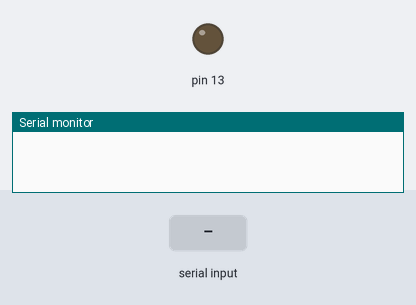
Bench run of a sketch on a simulated Arduino Uno, built with avr-gcc and run on an emulated ATmega328P. Shown: output pins drawn as LEDs (lit = HIGH), the last lines printed to the serial monitor. Inputs (shaded band) come from the test bench.

Above: at 1.2 s.
1.3 s: "90,45\n" received over Serial
At 2.3 s:
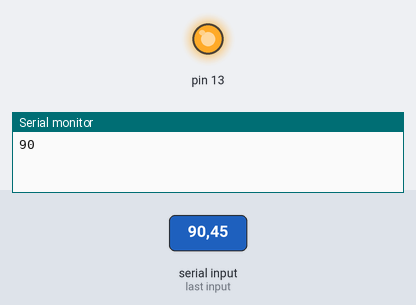
Timing chart, 0 to 4.3 s (numbered marks = the images above; inputs shaded):
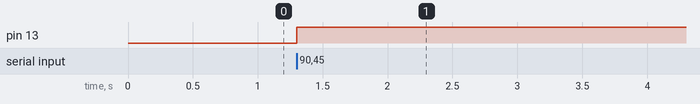

Measured:
- after the input at 1.3 s, pin 13: LOW → HIGH at once

The sketch:

test.ino
```cpp
String data="";
int state=0;
void setup() {
	pinMode(13, OUTPUT);
	Serial.begin(115200);
}
void loop() {
	if(Serial.available()){
		data = Serial.readStringUntil('\n');
		state = data.toInt();
		digitalWrite(13, state);
		Serial.print(state);
	}
}
```
